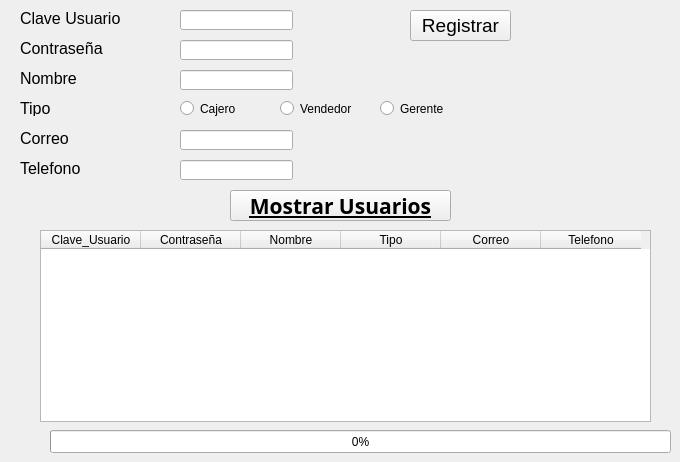
    <widget class="QWidget" name="tab_6">
     <attribute name="title">
      <string>Usuarios del Sistema</string>
     </attribute>
     <widget class="QLineEdit" name="nom_usua">
      <property name="geometry">
       <rect>
        <x>180</x>
        <y>70</y>
        <width>113</width>
        <height>20</height>
       </rect>
      </property>
     </widget>
     <widget class="QPushButton" name="btn_mostusua">
      <property name="geometry">
       <rect>
        <x>230</x>
        <y>190</y>
        <width>221</width>
        <height>31</height>
       </rect>
      </property>
      <property name="font">
       <font>
        <family>Segoe Print</family>
        <pointsize>16</pointsize>
        <weight>75</weight>
        <bold>true</bold>
        <underline>true</underline>
       </font>
      </property>
      <property name="text">
       <string>Mostrar Usuarios</string>
      </property>
     </widget>
     <widget class="QLabel" name="label_27">
      <property name="geometry">
       <rect>
        <x>20</x>
        <y>130</y>
        <width>151</width>
        <height>16</height>
       </rect>
      </property>
      <property name="font">
       <font>
        <pointsize>12</pointsize>
       </font>
      </property>
      <property name="text">
       <string>Correo</string>
      </property>
     </widget>
     <widget class="QLabel" name="label_32">
      <property name="geometry">
       <rect>
        <x>20</x>
        <y>70</y>
        <width>151</width>
        <height>16</height>
       </rect>
      </property>
      <property name="font">
       <font>
        <pointsize>12</pointsize>
       </font>
      </property>
      <property name="text">
       <string>Nombre</string>
      </property>
     </widget>
     <widget class="QLineEdit" name="corr_usua">
      <property name="geometry">
       <rect>
        <x>180</x>
        <y>130</y>
        <width>113</width>
        <height>20</height>
       </rect>
      </property>
     </widget>
     <widget class="QLineEdit" name="clave_usua">
      <property name="geometry">
       <rect>
        <x>180</x>
        <y>10</y>
        <width>113</width>
        <height>20</height>
       </rect>
      </property>
     </widget>
     <widget class="QLineEdit" name="contra_usua">
      <property name="geometry">
       <rect>
        <x>180</x>
        <y>40</y>
        <width>113</width>
        <height>20</height>
       </rect>
      </property>
     </widget>
     <widget class="QLabel" name="label_34">
      <property name="geometry">
       <rect>
        <x>20</x>
        <y>100</y>
        <width>151</width>
        <height>16</height>
       </rect>
      </property>
      <property name="font">
       <font>
        <pointsize>12</pointsize>
       </font>
      </property>
      <property name="text">
       <string>Tipo</string>
      </property>
     </widget>
     <widget class="QLabel" name="label_35">
      <property name="geometry">
       <rect>
        <x>20</x>
        <y>10</y>
        <width>151</width>
        <height>16</height>
       </rect>
      </property>
      <property name="font">
       <font>
        <pointsize>12</pointsize>
       </font>
      </property>
      <property name="text">
       <string>Clave Usuario</string>
      </property>
     </widget>
     <widget class="QLabel" name="label_36">
      <property name="geometry">
       <rect>
        <x>20</x>
        <y>40</y>
        <width>91</width>
        <height>16</height>
       </rect>
      </property>
      <property name="font">
       <font>
        <pointsize>12</pointsize>
       </font>
      </property>
      <property name="text">
       <string>Contraseña</string>
      </property>
     </widget>
     <widget class="QTableWidget" name="tbl_usua">
      <property name="geometry">
       <rect>
        <x>40</x>
        <y>230</y>
        <width>611</width>
        <height>192</height>
       </rect>
      </property>
      <column>
       <property name="text">
        <string>Clave_Usuario</string>
       </property>
      </column>
      <column>
       <property name="text">
        <string>Contraseña</string>
       </property>
      </column>
      <column>
       <property name="text">
        <string>Nombre</string>
       </property>
      </column>
      <column>
       <property name="text">
        <string>Tipo</string>
       </property>
      </column>
      <column>
       <property name="text">
        <string>Correo</string>
       </property>
      </column>
      <column>
       <property name="text">
        <string>Telefono</string>
       </property>
      </column>
     </widget>
     <widget class="QPushButton" name="btn_regusua">
      <property name="geometry">
       <rect>
        <x>410</x>
        <y>10</y>
        <width>101</width>
        <height>31</height>
       </rect>
      </property>
      <property name="font">
       <font>
        <pointsize>14</pointsize>
       </font>
      </property>
      <property name="text">
       <string>Registrar</string>
      </property>
     </widget>
     <widget class="QLabel" name="label_37">
      <property name="geometry">
       <rect>
        <x>20</x>
        <y>160</y>
        <width>151</width>
        <height>16</height>
       </rect>
      </property>
      <property name="font">
       <font>
        <pointsize>12</pointsize>
       </font>
      </property>
      <property name="text">
       <string>Telefono</string>
      </property>
     </widget>
     <widget class="QLineEdit" name="tel_usua">
      <property name="geometry">
       <rect>
        <x>180</x>
        <y>160</y>
        <width>113</width>
        <height>20</height>
       </rect>
      </property>
     </widget>
     <widget class="QRadioButton" name="tipo_usuaC">
      <property name="geometry">
       <rect>
        <x>180</x>
        <y>100</y>
        <width>82</width>
        <height>17</height>
       </rect>
      </property>
      <property name="text">
       <string>Cajero</string>
      </property>
     </widget>
     <widget class="QRadioButton" name="tipo_usuaV">
      <property name="geometry">
       <rect>
        <x>280</x>
        <y>100</y>
        <width>82</width>
        <height>17</height>
       </rect>
      </property>
      <property name="text">
       <string>Vendedor</string>
      </property>
     </widget>
     <widget class="QRadioButton" name="tipo_usuaG">
      <property name="geometry">
       <rect>
        <x>380</x>
        <y>100</y>
        <width>82</width>
        <height>17</height>
       </rect>
      </property>
      <property name="text">
       <string>Gerente</string>
      </property>
     </widget>
     <widget class="QProgressBar" name="progreso_6">
      <property name="geometry">
       <rect>
        <x>50</x>
        <y>430</y>
        <width>621</width>
        <height>23</height>
       </rect>
      </property>
      <property name="value">
       <number>0</number>
      </property>
     </widget>
    </widget>
